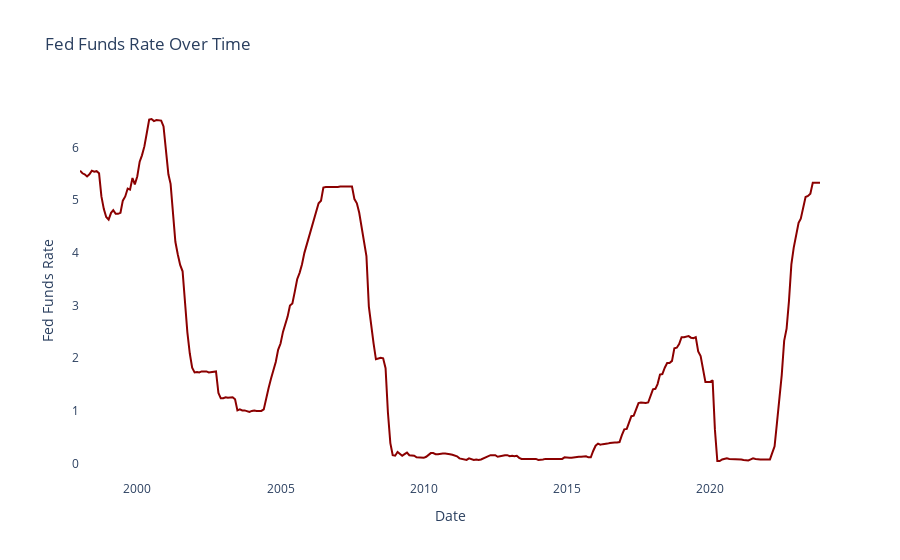

Notebook cell for this chart:
### Code cell
# Create a line plot
fig = px.line(fed_funds, x='DATE', y='FEDFUNDS', title='Fed Funds Rate Over Time',
              labels={'DATE': 'Date', 'FEDFUNDS': 'Fed Funds Rate'})

# Make visual modifications
fig.update_traces(
    line=dict(color='darkred', width=2),  # Change line color to red and set line width
    mode='lines',  # Set mode to 'lines' only (without markers)
)

fig.update_layout(
    hovermode='x unified',
    plot_bgcolor='rgba(0, 0, 0, 0)',  # Set the background color of the plot
)
fig.write_html('interactive_plot_custom.html')
fig.show()

### Figure 1 — Plotly figure (JSON) as saved in the notebook; plotly's stock layout.template omitted (floating-point values rounded to 4 significant figures; data arrays with more than 128 entries replaced by an {"elided": "..."} marker saying what was removed)
{"data": [{"hovertemplate": "Date=%{x}<br>Fed Funds Rate=%{y}<extra></extra>", "legendgroup": "", "line": {"color": "darkred", "dash": "solid", "width": 2}, "marker": {"symbol": "circle"}, "mode": "lines", "name": "", "orientation": "v", "showlegend": false, "type": "scatter", "x": {"elided": "311 str values"}, "xaxis": "x", "y": {"elided": "311 float values"}, "yaxis": "y"}], "layout": {"hovermode": "x unified", "legend": {"tracegroupgap": 0}, "plot_bgcolor": "rgba(0, 0, 0, 0)", "title": {"text": "Fed Funds Rate Over Time"}, "xaxis": {"anchor": "y", "domain": [0, 1], "title": {"text": "Date"}}, "yaxis": {"anchor": "x", "domain": [0, 1], "title": {"text": "Fed Funds Rate"}}}}
